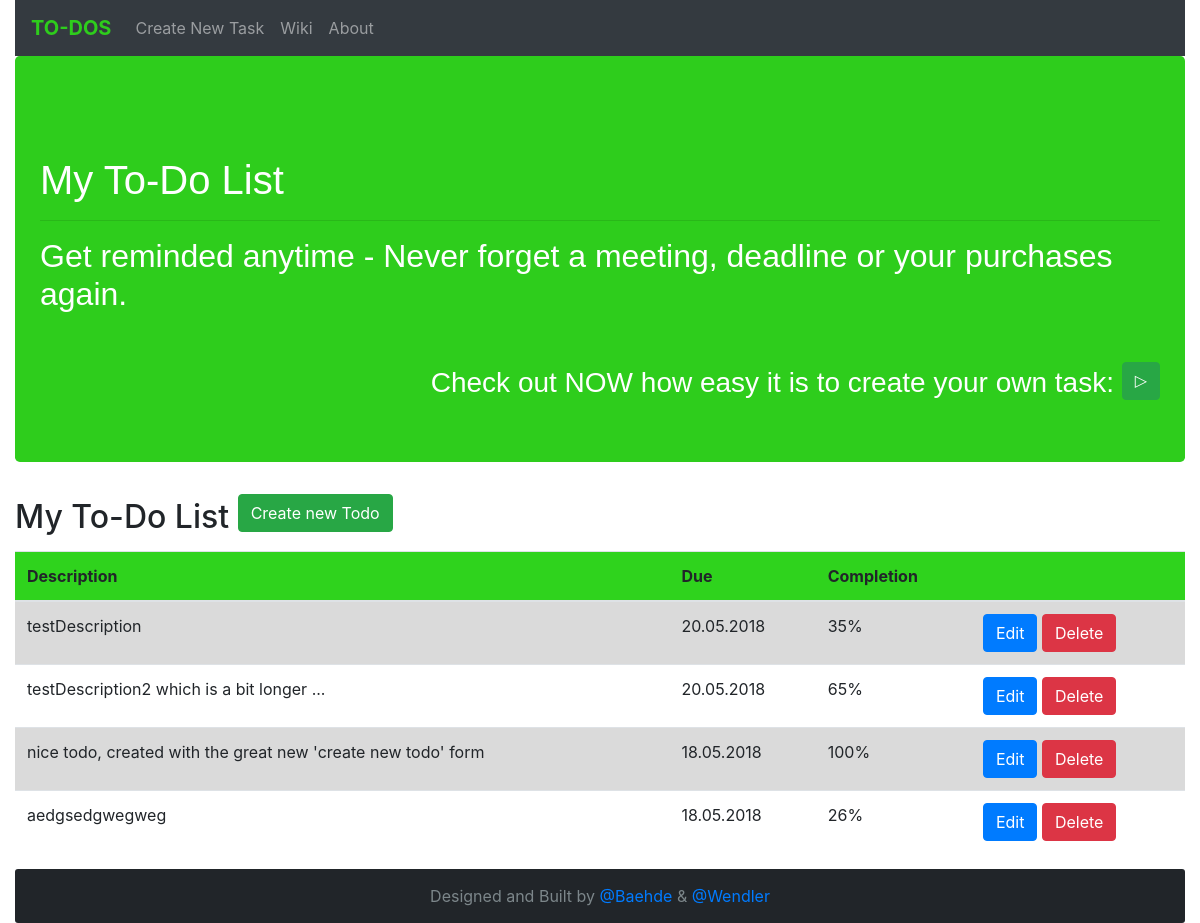
The page /todoBoard/ on the database as committed earlier.
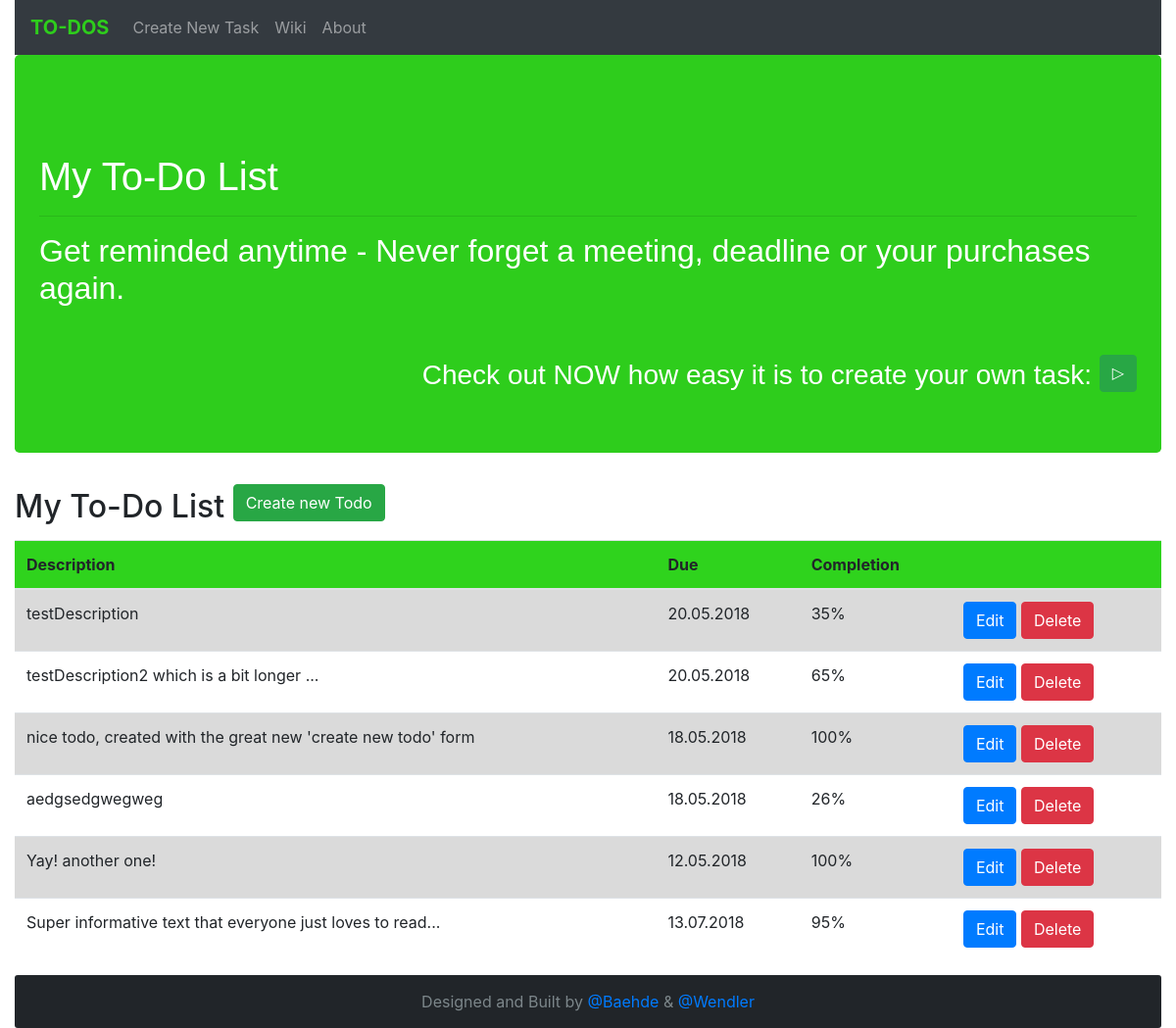
The same page on the database as committed later.
### todoBoard/models.py (models this page shows, shortened)
class Todo(models.Model):
    description = models.CharField(max_length=160)
    due = models.DateField()
    completion = models.PositiveSmallIntegerField()

### todoBoard/views.py (the view)
# urls.py: path('', views.index, name='index'),
def index(request):
    all_todos = Todo.objects.all()
    return render(request, 'todoBoard/index.html', {'all_todos': all_todos})

### todoBoard/templates/todoBoard/index.html (shortened to what the changed rows need)
{% load staticfiles %}
<!doctype html>
<html lang="en">
    <head>
        <link rel="stylesheet" href="https://stackpath.bootstrapcdn.com/bootstrap/4.1.0/css/bootstrap.min.css">
        {% load staticfiles %}
        <link rel="stylesheet" href="{% static 'css/own.css' %}"/>
    </head>
    <body>
        <div class="container-fluid">
            <div class="jumbotron">
                <h1>
                    My To-Do List
                </h1>
                <h2>
                    Get reminded anytime -
                    Never forget a meeting, deadline or your purchases again.
                </h2>
                <br>
            </div>
            <div class="row">
                <div class="col-xs-12 col-md-12">
                    <h2> My To-Do List <span><a class="btn btn-success"  href="{% url 'todoBoard:new' %}">Create new Todo</a></span></h2>
                    {% if all_todos %}
                        <table class="table">
                            <thead>
                                <tr>
                                    <th>
                                        Description
                                    </th>
                                    <th>
                                        Due
                                    </th>
                                    <th>
                                        Completion
                                    </th>
                                    <th>
                                    </th>
                                </tr>
                            </thead>
                            <tbody>
                            {% for todo in all_todos %}
                                {% if forloop.counter0|divisibleby:2 %}
                                <tr class="table-active">
                                {% else %}
                                <tr>
                                {% endif %}
                                    <td>
                                        {{ todo.description }}
                                    </td>
                                    <td>
                                        {{ todo.due|date:"d.m.Y" }}
                                    </td>
                                    <td>
                                        {{ todo.completion }}%
                                    </td>
                                    <td>
                                        <div class="btn-group-toggle" data-toggle="buttons">
                                            <a class="btn btn-primary" href="{% url 'todoBoard:edit' todo.id %}">
                                            Edit
                                            </a>
                                            <a class="btn btn-danger" href="{% url 'todoBoard:delete' todo.id %}">
                                            Delete
                                            </a>
                                        </div>
                                    </td>
                                </tr>
                            {% endfor %}
                            </tbody>
                        </table>
                    {% else %}
                        <div class="jumbotron">
                            <p>
                                No Todo found. Create one now!
                            </p>
                        </div>
                    {% endif %}
                </div>
            </div>
        </div>
    </body>
</html>

Rows that differ between the two databases and show on the page:
added Todo: description "Yay! another one!", due "12.05.2018", completion "100"
added Todo: description "Super informative text that everyone just loves to read...", due "13.07.2018", completion "95"
